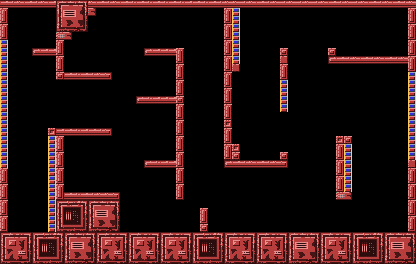

This game map was drawn from its Tiled (.tmx) file and the tilesets committed beside it. A one-line description and the full map source follow:
An orthogonal 52x33 tile map with 8x8 px tiles, 1 tile layer (background) and 11 objects (5x wheelbot, 4x circlebot, exit, player).

<map version="1.0" tiledversion="1.0.3" orientation="orthogonal" renderorder="right-down" width="52" height="33" tilewidth="8" tileheight="8" nextobjectid="14">
 <tileset firstgid="1" source="tiles.tsx" />
 <objectgroup name="objects">
  <object id="1" name="exit" type="exit" gid="1" x="360" y="8" width="8" height="8" />
  <object id="2" name="player" type="player" gid="1" x="48" y="16" width="8" height="8" />
  <object id="4" name="circlebot" type="circlebot" gid="1" x="80" y="56" width="8" height="8" />
  <object id="5" name="circlebot" type="circlebot" gid="1" x="32" y="80" width="8" height="8" />
  <object id="6" name="circlebot" type="circlebot" gid="1" x="360" y="120" width="8" height="8" />
  <object id="8" name="circlebot" type="circlebot" gid="1" x="96" y="160" width="8" height="8" />
  <object id="9" name="wheelbot" type="wheelbot" gid="1" x="136" y="216" width="8" height="8" />
  <object id="10" name="wheelbot" type="wheelbot" gid="1" x="160" y="216" width="8" height="8" />
  <object id="11" name="wheelbot" type="wheelbot" gid="1" x="176" y="216" width="8" height="8" />
  <object id="12" name="wheelbot" type="wheelbot" gid="1" x="256" y="216" width="8" height="8" />
  <object id="13" name="wheelbot" type="wheelbot" gid="1" x="304" y="216" width="8" height="8" />
 </objectgroup>
 <layer name="background" width="52" height="33">
  <data encoding="csv">
3,4,5,3,4,5,3,17,18,19,20,5,3,4,5,3,4,3,4,3,4,3,4,3,3,4,3,4,5,5,4,5,3,4,5,4,5,4,5,4,5,3,4,5,4,5,3,4,5,3,4,5,
12,0,0,0,0,0,0,25,26,27,28,8,0,0,0,0,0,0,0,0,0,0,0,0,0,0,0,0,12,15,0,0,0,0,0,0,0,0,0,0,0,0,0,0,0,0,0,0,0,0,0,12,
13,0,0,0,0,0,0,33,34,35,36,0,0,0,0,0,0,0,0,0,0,0,0,0,0,0,0,0,13,15,0,0,0,0,0,0,0,0,0,0,0,0,0,0,0,0,0,0,0,0,0,13,
12,0,0,0,0,0,0,41,42,43,44,0,0,0,0,0,0,0,0,0,0,0,0,0,0,0,0,0,12,15,0,0,0,0,0,0,0,0,0,0,0,0,0,0,0,0,0,0,0,0,0,12,
13,0,0,0,0,0,0,7,8,0,0,0,0,0,0,0,0,0,0,0,0,0,0,0,0,0,0,0,13,15,0,0,0,0,0,0,0,0,0,0,0,0,0,0,0,0,0,0,0,0,0,13,
15,0,0,0,0,0,0,12,0,0,0,0,0,0,0,0,0,0,0,0,0,0,0,0,0,0,0,0,12,15,0,0,0,0,0,0,0,0,0,0,0,0,0,0,0,0,0,0,0,0,0,12,
15,0,0,0,2,3,3,13,0,0,0,0,0,0,0,0,0,0,2,3,3,3,12,0,0,0,0,0,13,15,0,0,0,0,0,11,0,0,0,0,0,11,0,0,0,0,0,0,0,0,0,13,
15,0,0,0,0,0,0,12,0,0,0,0,0,0,0,0,0,0,0,0,0,0,13,0,0,0,0,0,12,15,0,0,0,0,0,10,0,0,0,0,0,2,3,4,5,3,4,5,3,4,5,12,
15,0,0,0,0,0,0,13,0,0,0,0,0,0,0,0,0,0,0,0,0,0,12,0,0,0,0,0,13,10,0,0,0,0,0,12,0,0,0,0,0,0,0,0,0,0,0,0,0,0,0,13,
15,0,0,0,0,0,0,11,3,4,3,4,5,6,0,0,0,0,0,0,0,0,13,0,0,0,0,0,12,0,0,0,0,0,0,13,0,0,0,0,0,0,0,0,0,0,0,0,0,0,0,15,
15,0,0,0,0,0,0,0,0,0,0,0,0,0,0,0,0,0,0,0,0,0,12,0,0,0,0,0,13,0,0,0,0,0,0,15,0,0,0,0,0,0,0,0,0,0,0,0,0,0,0,15,
15,0,0,0,0,0,0,0,0,0,0,0,0,0,0,0,0,0,0,0,0,0,13,0,0,0,0,0,12,0,0,0,0,0,0,15,0,0,0,0,0,0,0,0,0,0,0,0,0,0,0,15,
15,0,0,0,0,0,0,0,0,0,0,0,0,0,0,0,0,2,4,3,3,3,11,0,0,0,0,0,13,0,0,0,0,0,0,15,0,0,0,0,0,0,0,0,0,0,0,0,0,0,0,15,
15,0,0,0,0,0,0,0,0,0,0,0,0,0,0,0,0,0,0,0,0,0,12,0,0,0,0,0,12,0,0,0,0,0,0,15,0,0,0,0,0,0,0,0,0,0,0,0,0,0,0,15,
15,0,0,0,0,0,0,0,0,0,0,0,0,0,0,0,0,0,0,0,0,0,13,0,0,0,0,0,13,0,0,0,0,0,0,0,0,0,0,0,0,0,0,0,0,0,0,0,0,0,0,15,
15,0,0,0,0,0,0,0,0,0,0,0,0,0,0,0,0,0,0,0,0,0,12,0,0,0,0,0,9,0,0,0,0,0,0,0,0,0,0,0,0,0,0,0,0,0,0,0,0,0,0,15,
15,0,0,0,0,0,9,3,3,4,3,3,4,6,0,0,0,0,0,0,0,0,13,0,0,0,0,0,12,0,0,0,0,0,0,0,0,0,0,0,0,0,0,0,0,0,0,0,0,0,0,15,
15,0,0,0,0,0,15,12,0,0,0,0,0,0,0,0,0,0,0,0,0,0,12,0,0,0,0,0,13,0,0,0,0,0,0,0,0,0,0,0,0,0,9,11,0,0,0,0,0,0,0,15,
15,0,0,0,0,0,15,13,0,0,0,0,0,0,0,0,0,0,0,0,0,0,13,0,0,0,0,0,12,9,0,0,0,0,0,0,0,0,0,0,0,0,12,15,0,0,0,0,0,0,0,15,
15,0,0,0,0,0,15,12,0,0,0,0,0,0,0,0,0,0,0,0,0,0,12,0,0,0,0,0,13,11,0,0,0,0,0,11,0,0,0,0,0,0,13,15,0,0,0,0,0,0,0,15,
15,0,0,0,0,0,15,13,0,0,0,0,0,0,0,0,0,0,2,4,3,3,13,0,0,0,0,0,2,3,4,5,3,4,5,6,0,0,0,0,0,0,12,15,0,0,0,0,0,0,0,10,
12,0,0,0,0,0,15,12,0,0,0,0,0,0,0,0,0,0,0,0,0,0,12,0,0,0,0,0,0,0,0,0,0,0,0,0,0,0,0,0,0,0,13,15,0,0,0,0,0,0,0,12,
13,0,0,0,0,0,15,13,0,0,0,0,0,0,0,0,0,0,0,0,0,0,13,0,0,0,0,0,0,0,0,0,0,0,0,0,0,0,0,0,0,0,12,15,0,0,0,0,0,0,0,13,
12,0,0,0,0,0,15,12,0,0,0,0,0,0,0,0,0,0,0,0,0,0,12,0,0,0,0,0,0,0,0,0,0,0,0,0,0,0,0,0,0,0,13,15,0,0,0,0,0,0,0,12,
13,0,0,0,0,0,15,13,3,4,3,4,5,5,6,0,0,0,0,0,0,0,13,0,0,0,0,0,0,0,0,0,0,0,0,0,0,0,0,0,0,0,7,8,0,0,0,0,0,0,0,13,
12,0,0,0,0,0,15,49,50,51,52,17,18,19,20,0,0,0,0,0,0,0,0,0,0,0,0,0,0,0,0,0,0,0,0,0,0,0,0,0,0,0,0,0,0,0,0,0,0,0,0,12,
13,0,0,0,0,0,15,57,58,59,60,25,26,27,28,0,0,0,0,0,0,0,0,0,0,12,0,0,0,0,0,0,0,0,0,0,0,0,0,0,0,0,0,0,0,0,0,0,0,0,0,13,
12,0,0,0,0,0,15,65,66,67,68,33,34,35,36,0,0,0,0,0,0,0,0,0,0,13,0,0,0,0,0,0,0,0,0,0,0,0,0,0,0,0,0,0,0,0,0,0,0,0,0,12,
13,0,0,0,0,0,15,73,74,75,76,41,42,43,44,0,0,0,0,0,0,0,0,0,0,11,0,0,0,0,0,0,0,0,0,0,0,0,0,0,0,0,0,0,0,0,0,0,0,0,0,13,
21,22,23,24,49,50,51,52,17,18,19,20,21,22,23,24,21,22,23,24,21,22,23,24,49,50,51,52,21,22,23,24,21,22,23,24,17,18,19,20,21,22,23,24,49,50,51,52,17,18,19,20,
29,30,31,32,57,58,59,60,25,26,27,28,29,30,31,32,29,30,31,32,29,30,31,32,57,58,59,60,29,30,31,32,29,30,31,32,25,26,27,28,29,30,31,32,57,58,59,60,25,26,27,28,
37,38,39,40,65,66,67,68,33,34,35,36,37,38,39,40,37,38,39,40,37,38,39,40,65,66,67,68,37,38,39,40,37,38,39,40,33,34,35,36,37,38,39,40,65,66,67,68,33,34,35,36,
45,46,47,48,73,74,75,76,41,42,43,44,45,46,47,48,45,46,47,48,45,46,47,48,73,74,75,76,45,46,47,48,45,46,47,48,41,42,43,44,45,46,47,48,73,74,75,76,41,42,43,44
</data>
 </layer>
</map>